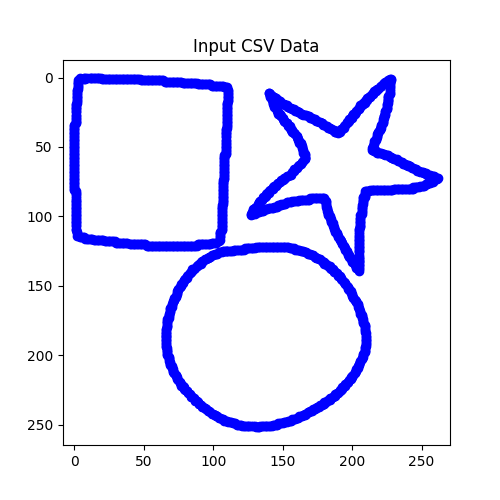
#> input picture isolated_input.png, 500 x 500 px
$ python -i curvecompletion.py   (imports and definitions only)
#> lines starting #> are read from the running program, lines starting #| are printed output that depends on the picture; after the words box and inside, x2 and y2 are one past the last pixel; in counts of white or black regions, pixels touching at a corner belong together
#> further down, picture is the input picture: shape (500, 500, 3); mean B, G, R 251.9, 231.4, 231.4
import cv2
import numpy as np
import matplotlib.pyplot as plt

def detect_edges(image):
    gray = cv2.cvtColor(image, cv2.COLOR_BGR2GRAY)
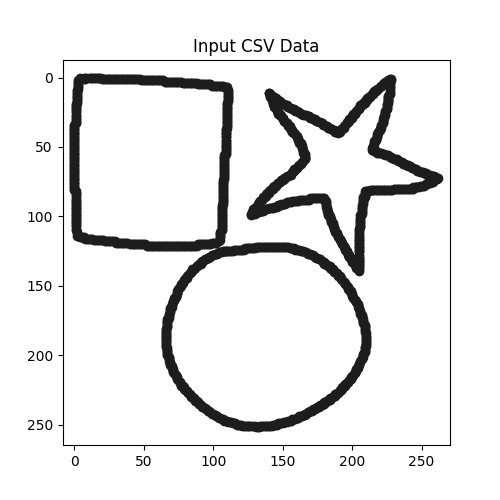
#> gray: shape (500, 500); min 0, max 255, mean 233.7
    blurred = cv2.GaussianBlur(gray, (5, 5), 0)
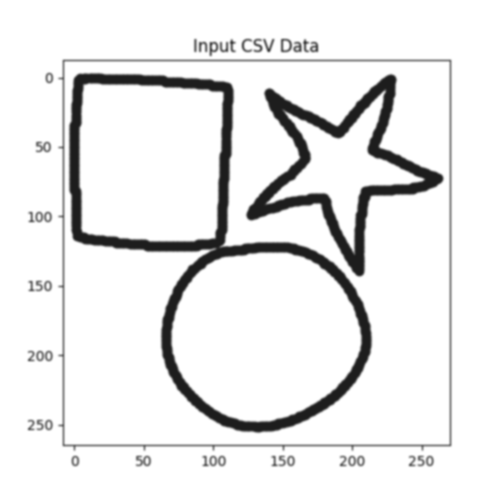
#> blurred: shape (500, 500); min 29, max 255, mean 233.7
    edges = cv2.Canny(blurred, 50, 150)
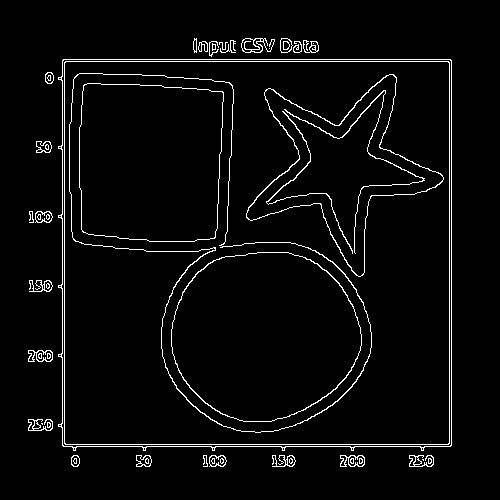
#> edges: shape (500, 500); 3.8% white in thin lines or dots, all inside (x1, y1, x2, y2) = (28, 38, 452, 467)
    return edges

def classify_and_regularize(contour):
    epsilon = 0.01 * cv2.arcLength(contour, True)
    approx = cv2.approxPolyDP(contour, epsilon, True)

    shape = "Unknown"
    regularized_contour = approx

    if len(approx) == 3:
        shape = "Triangle"
    elif len(approx) == 4:
        (x, y, w, h) = cv2.boundingRect(approx)
        ar = w / float(h)
        shape = "Square" if 0.95 <= ar <= 1.05 else "Rectangle"
        regularized_contour = np.array([[x, y], [x + w, y], [x + w, y + h], [x, y + h]])
    elif len(approx) > 10:
        area = cv2.contourArea(contour)
        (x, y), (MA, ma), angle = cv2.fitEllipse(contour)
        circularity = area / (np.pi * (MA / 2) * (ma / 2))
        if circularity > 0.85:
            if 0.9 <= MA / ma <= 1.1:
                shape = "Circle"
                regularized_contour = cv2.ellipse2Poly((int(x), int(y)), (int(MA / 2), int(MA / 2)), 0, 0, 360, 1)
            else:
                shape = "Ellipse"
                regularized_contour = cv2.ellipse2Poly((int(x), int(y)), (int(MA / 2), int(ma / 2)), int(angle), 0, 360, 1)
        else:
            shape = "Complex"
            regularized_contour = approx
    else:
        shape = "Polygon"

    return regularized_contour, shape

def complete_shape(contour):
    return cv2.convexHull(contour)

def read_csv(csv_path):
    np_path_XYs = np.genfromtxt(csv_path, delimiter=',')
    path_XYs = []
    for i in np.unique(np_path_XYs[:, 0]):
        npXYs = np_path_XYs[np_path_XYs[:, 0] == i][:, 1:]
        XYs = []
        for j in np.unique(npXYs[:, 0]):
            XY = npXYs[npXYs[:, 0] == j][:, 1:]
            XYs.append(XY)
        path_XYs.append(XYs)
    return path_XYs

def process_polylines(csv_path, output_image_path='output_shape.png'):
    path_XYs = read_csv(csv_path)

    output_image = np.ones((500, 500, 3), dtype=np.uint8) * 255

    for XYs in path_XYs:
        for XY in XYs:
            contour = XY.astype(np.int32).reshape((-1, 1, 2))
            regularized_contour, _ = classify_and_regularize(contour)
            completed_contour = complete_shape(regularized_contour)
            cv2.drawContours(output_image, [completed_contour], -1, (0, 0, 0), 2)

    cv2.imwrite(output_image_path, output_image)

    return output_image

# [1 line that did not run here, left out]

# [1 line that did not run here, left out]

# [4 lines not run here, left out]

>>> import cv2
>>> picture = cv2.imread('isolated_input.png')
>>> result = detect_edges(picture)
